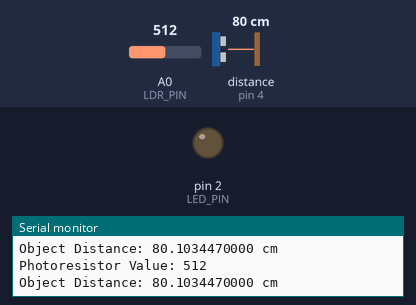
Bench run of a sketch on a simulated Arduino Uno, built with avr-gcc and run on an emulated ATmega328P. Shown: output pins drawn as LEDs (lit = HIGH), the last lines printed to the serial monitor. Wiring (inferred from the names in the program): ultrasonic range finder: trigger pin 3; echo pin 4. Dashed ring = blinking. Inputs (shaded band) come from the test bench; at power-on: distance to the obstacle (sensor on pin 4) 80 cm, A0 (LDR_PIN) = 512. The echo pulse lasts 58.3 µs per cm; pins used as bus, display or sensor lines are not drawn.

Above: at 1.2 s.
1.3 s: distance to the obstacle (sensor on pin 4) set to 7 cm
2.8 s: distance to the obstacle (sensor on pin 4) set to 4 cm
At 2.9 s:
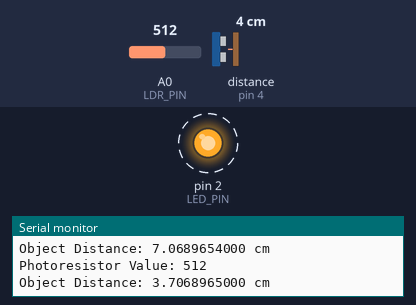
4.9 s: distance to the obstacle (sensor on pin 4) set to 9 cm
At 5.8 s:
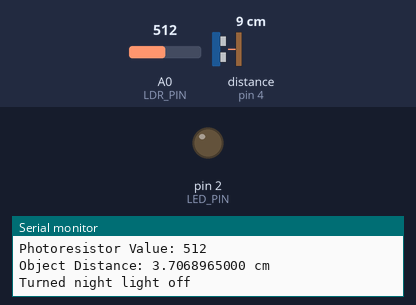
Timing chart, 0 to 7.9 s (numbered marks = the images above; inputs shaded):
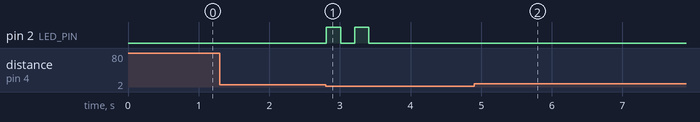

The sketch:

nightlight.ino
```cpp
const int LDR_PIN = A0;     // the input pin of the LDR to detect room brightness
const int LED_PIN = 2;      // the output pin to control the LED
const int TRIG_PIN = 3;     // the trigger pin of the ultrasonic sensor to signal it
const int ECHO_PIN = 4;     // the echo pin of the ultrasonic sensor to get the time duration

const double DIST_THRESH = 5.0;   // the maxmimize distance to activate/deactivate the night light
const int LIGHT_THRESH = 300;     // the photoresistor threshold to turn on the night light

/** Whether the night light is currently active. */
static int activated = 1;

/** Sets up the initial state of the program. */
void setup() {
    Serial.begin(9600);
    pinMode(LDR_PIN, INPUT);
    pinMode(LED_PIN, OUTPUT);
    pinMode(TRIG_PIN, OUTPUT);
    pinMode(ECHO_PIN, INPUT);
}

/** Handles the operations of the ultrasonic sensor. */
void handle_sensor() {
    // clear trigger pin
    digitalWrite(TRIG_PIN, LOW);
    delayMicroseconds(2);
    // set trigger pin to high for 10 microseconds
    digitalWrite(TRIG_PIN, HIGH);
    delayMicroseconds(10);
    digitalWrite(TRIG_PIN, LOW);
    // read echo pin and calculate distance
    long dur = pulseIn(ECHO_PIN, HIGH);
    double dist = dur / 29.0 / 2.0;
    // log distance
    Serial.println("Object Distance: " + String(dist, DEC) + " cm");
    // check proximity (5 cm)
    if(dist <= DIST_THRESH) {
        // confirm detected proximity by blinking
        digitalWrite(LED_PIN, HIGH);
        delay(200);
        digitalWrite(LED_PIN, LOW);
        delay(200);
        digitalWrite(LED_PIN, HIGH);
        delay(200);
        if(activated) {
            // turn light off
            Serial.println("Turned night light off");
            activated = 0;
            // turn LED off
            digitalWrite(LED_PIN, LOW);
        } else {
            // turn light on
            Serial.println("Turned night light on");
            activated = 1;
            // turn LED on if dark
            update();
        }
        delay(3000);
    }
}

/** Reads a value from the LDR and updates the LED. */
void update() {
    int val = analogRead(LDR_PIN);
    Serial.println("Photoresistor Value: " + String(val, DEC));
    if(val < LIGHT_THRESH) {
      digitalWrite(LED_PIN, HIGH);
    } else {
      digitalWrite(LED_PIN, LOW);
    }
}

/** The main loop of the program. */
void loop() {
    handle_sensor();
    if(activated) {
        update();
    }
    delay(100);
}
```

Measured:
- the behaviour switches between 6 and 5 cm on distance to the obstacle (sensor on pin 4) (found by bisection; images 0 and 1)
- after the input at 2.8 s, pin 2 (LED_PIN): alternates HIGH for 0.20 s and LOW for 0.20 s, 4 changes in all, then stays LOW, starting at once
- after the input at 4.9 s, pin 2 (LED_PIN): stops changing and stays LOW
